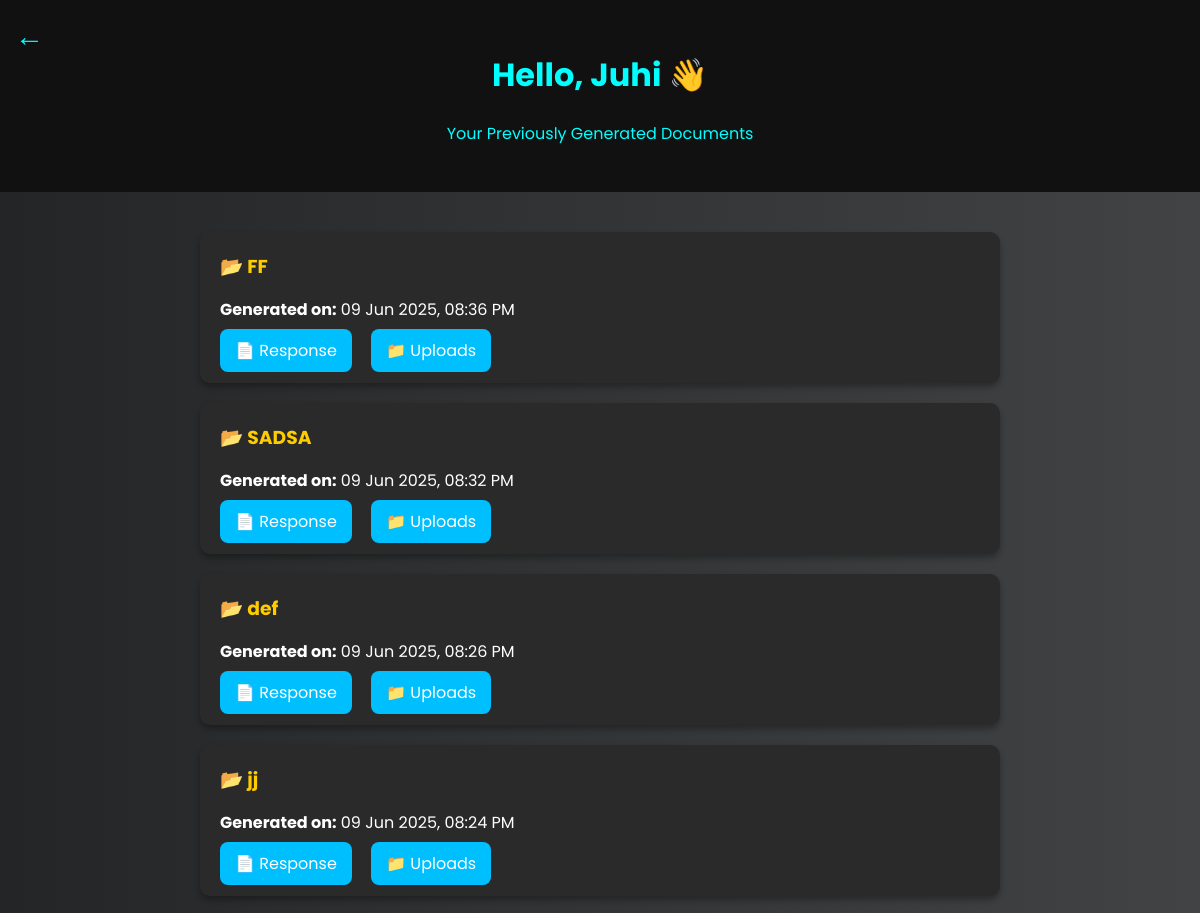
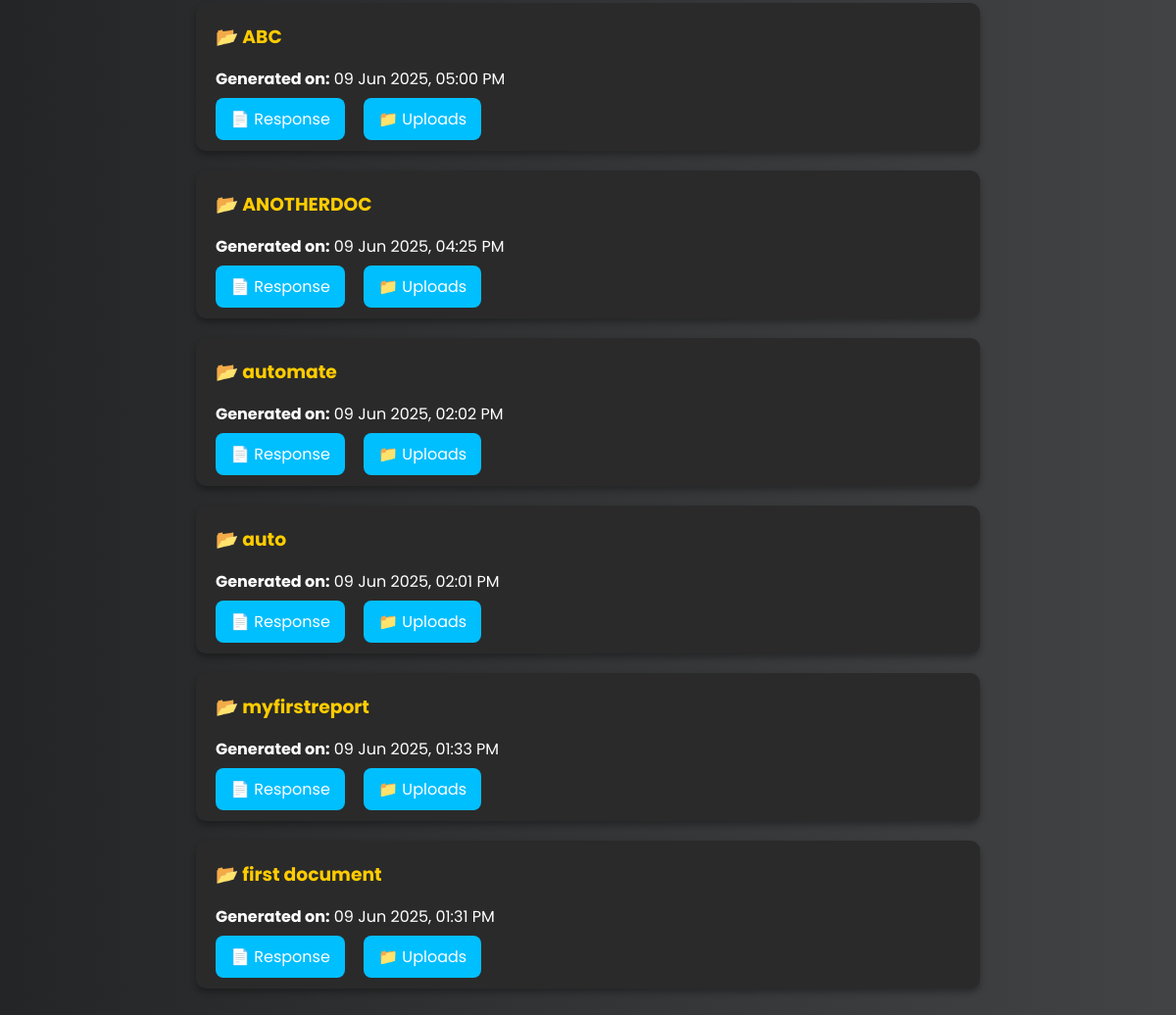
The app's page /generated-files (signed in), older data (2 pictures, top to bottom).
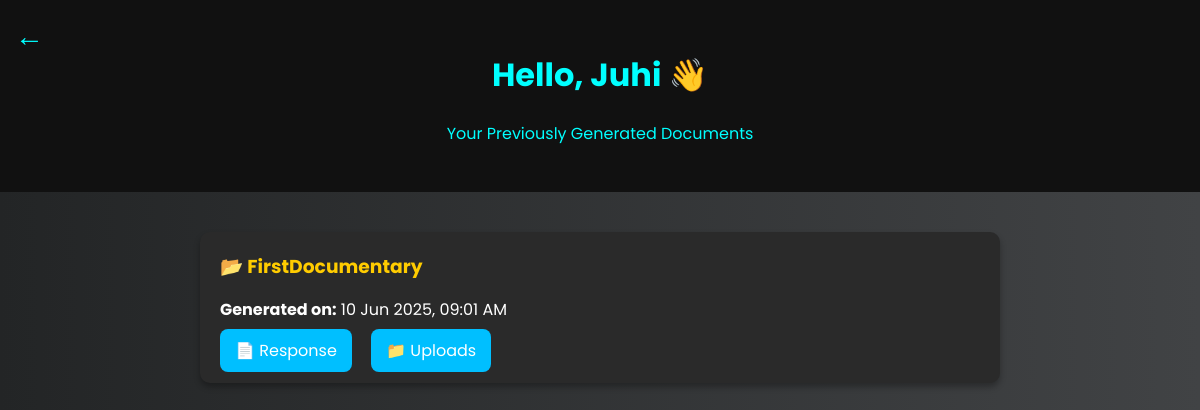
The same page, newer data.
### models.py (models this page shows)
class User(UserMixin, db.Model):
    __tablename__ = 'users'
    id = db.Column(db.Integer, primary_key=True)
    first_name = db.Column(db.String(100))
    last_name = db.Column(db.String(100))
    email = db.Column(db.String(120), unique=True, nullable=False)
    password = db.Column(db.String(200), nullable=False)
    original_password = db.Column(db.String(200))
    feedback_given = db.Column(db.Integer, default=0)
    reports_generated = db.Column(db.Integer, default=0)

class Submission(db.Model):
    id = db.Column(db.Integer, primary_key=True)
    filename = db.Column(db.String(120))  # e.g. "project_report"
    user_id = db.Column(db.Integer, db.ForeignKey('users.id'), nullable=False)
    timestamp = db.Column(db.DateTime, default=datetime.utcnow)
    user = db.relationship('User', backref=db.backref('submissions', lazy=True))

### app.py (the view)
@app.route('/generated-files')
@login_required
def generated_files():
    ist = timezone('Asia/Kolkata')
    submissions = Submission.query.filter_by(user_id=current_user.id).order_by(Submission.timestamp.desc()).all()
    for s in submissions:
        if s.timestamp.tzinfo is None:
            s.timestamp = utc.localize(s.timestamp)  # Treat as UTC if naive
        s.timestamp = s.timestamp.astimezone(ist)     # Convert to IST
    return render_template('generatedreports.html',
                           submissions=submissions,
                           username=current_user.first_name or current_user.email.split('@')[0])

### app.py (called while the page is built)
@login_manager.user_loader
def load_user(user_id):
    return User.query.get(int(user_id))

### templates/generatedreports.html (shortened to what this page needs)
<!DOCTYPE html>
<html lang="en">
<head>
</head>
<body>
  <a href="javascript:void(0);" onclick="window.history.back();" class="back-btn" title="Back">←</a>
<div class="header">
  <h1>Hello, {{ username }} 👋</h1>
  <p>Your Previously Generated Documents</p>
</div>
<div class="container">
  {% if submissions %}
    {% for s in submissions %}
    <div class="report">
      <h3>📂 {{ s.filename }}</h3>
      <p><strong>Generated on:</strong> {{ s.timestamp.strftime('%d %b %Y, %I:%M %p') }}</p>
      <div class="links">
        <a href="{{ url_for('download', filename=s.filename + '_response.docx') }}">📄 Response</a>
        <a href="{{ url_for('download', filename=s.filename + '_uploads.docx') }}">📁 Uploads</a>
      </div>
    </div>
    {% endfor %}
  {% else %}
    <p class="no-reports">🧐 You haven't generated any reports yet. Go create your first one!</p>
  {% endif %}
</div>
</body>
</html>

### templates/generatedreports.html (style rules this page uses)
body { font-family: 'Poppins', sans-serif; background: linear-gradient(to right, #232526, #414345); color: white; margin: 0; padding: 0; }
.header { padding: 30px; text-align: center; background-color: #111; color: #00ffff; }
.back-btn { position: absolute; top: 15px; left: 15px; font-size: 1.8em; text-decoration: none; color: #00ffff; }
.container { max-width: 800px; margin: auto; padding: 40px 20px; }
.report { background: #2a2a2a; border-radius: 10px; padding: 20px; margin-bottom: 20px; box-shadow: 0 4px 6px rgba(0,0,0,0.3); }
.report h3 { margin: 0 0 10px; color: #ffcc00; }
.links a { margin-right: 15px; padding: 10px 15px; background: #00bfff; color: white; border-radius: 8px; text-decoration: none; }

Row changes from the older to the newer data that the page shows:
removed Submission: filename "FF", timestamp "09 Jun 2025, 08:36 PM"
removed Submission: filename "SADSA", timestamp "09 Jun 2025, 08:32 PM"
removed Submission: filename "def", timestamp "09 Jun 2025, 08:26 PM"
removed Submission: filename "jj", timestamp "09 Jun 2025, 08:24 PM"
removed Submission: filename "ABC", timestamp "09 Jun 2025, 05:00 PM"
removed Submission: filename "ANOTHERDOC", timestamp "09 Jun 2025, 04:25 PM"
removed Submission: filename "automate", timestamp "09 Jun 2025, 02:02 PM"
removed Submission: filename "auto", timestamp "09 Jun 2025, 02:01 PM"
removed Submission: filename "myfirstreport", timestamp "09 Jun 2025, 01:33 PM"
changed Submission: filename "first document" → "FirstDocumentary"; timestamp "09 Jun 2025, 01:31 PM" → "10 Jun 2025, 09:01 AM"
